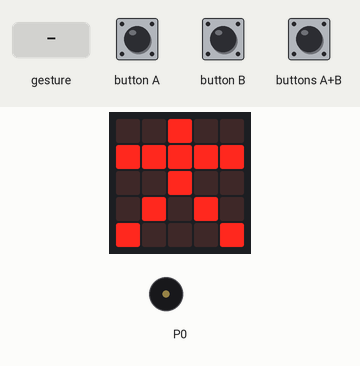
Bench run of a program on a simulated BBC micro:bit (MakeCode). On the bench: the board's 5×5 LED display, buzzer (waves = sounding). Inputs (shaded band) come from the test bench. A tilt is held for 1.5 s and a shake lasts 1 s, then the board lies face up again.

Above: at 5.8 s.
5.9 s: sound turns loud
At 7.2 s:
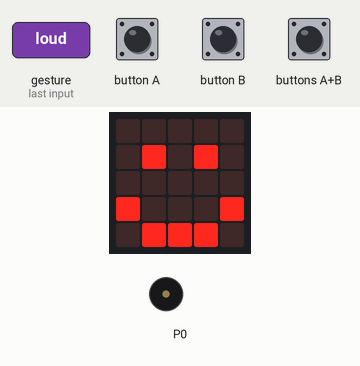
8.9 s: gesture 'shake'
At 9.6 s:
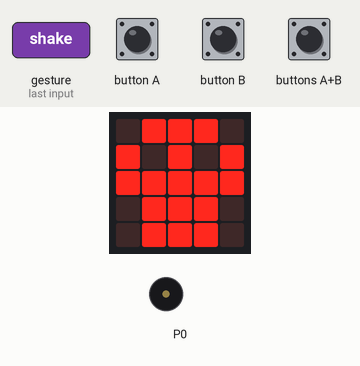
11.6 s: button A pressed for 0.15 s
At 13.1 s:
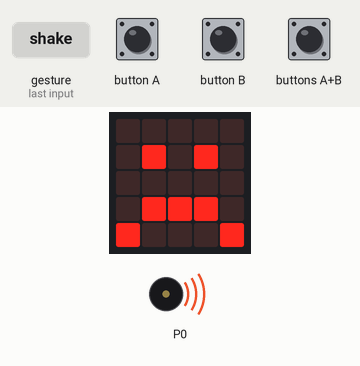
15.3 s: buttons A+B pressed for 1 s
Timing chart, 0 to 17.9 s (numbered marks = the images above; inputs shaded):
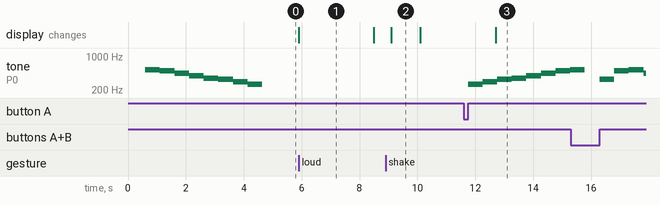

Measured:
- after the input at 5.9 s, the display: changes at once (image 1)
- after the input at 8.9 s, the display: changes after 0.20 s (image 2)
- after the input at 11.6 s, tone on P0: plays 262 Hz for 0.51 s, 294 Hz for 0.51 s, 330 Hz for 0.51 s, 349 Hz for 0.51 s, 392 Hz for 0.51 s, 440 Hz for 0.51 s … (8 notes in this stretch), starting after 0.15 s
- what the display in image 1 shows lasts 2.6 s, from 5.9 s to 8.5 s
- what the display in image 2 shows lasts 1.0 s, from 9.1 s to 10.1 s

The program:

main.ts
```typescript
input.onSound(DetectedSound.Loud, function () {
    for (let index = 0; index < 2; index++) {
        basic.showIcon(IconNames.Happy)
        basic.pause(2000)
        basic.showIcon(IconNames.Sad)
        basic.pause(1000)
    }
})
input.onButtonPressed(Button.A, function () {
    music.playMelody("C D E F G A B C5 ", 120)
})
input.onButtonPressed(Button.AB, function () {
    music.playMelody("E B C5 A B G A F ", 120)
})
input.onButtonPressed(Button.B, function () {
    music.playMelody("A F E F D G E F ", 120)
})
input.onGesture(Gesture.Shake, function () {
    basic.showIcon(IconNames.Skull)
})
basic.showIcon(IconNames.StickFigure)
music.playMelody("C5 B A G F E D C ", 120)
basic.forever(function () {

})
```

test.ts
```typescript
// les tests vont ici ; cela ne sera pas compilé si ce paquet est utilisé en tant qu'extension.
```
